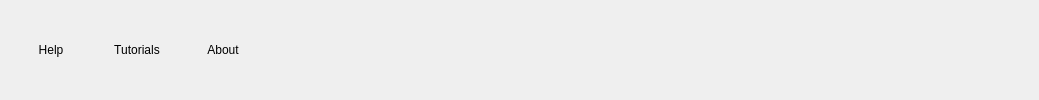
      <widget class="QWidget" name="helpTab">
       <attribute name="title">
        <string>Help</string>
       </attribute>
       <layout class="QGridLayout" name="gridLayout_13">
        <item row="0" column="0">
         <widget class="QToolButton" name="helpButton">
          <property name="sizePolicy">
           <sizepolicy hsizetype="Preferred" vsizetype="Preferred">
            <horstretch>0</horstretch>
            <verstretch>0</verstretch>
           </sizepolicy>
          </property>
          <property name="minimumSize">
           <size>
            <width>80</width>
            <height>60</height>
           </size>
          </property>
          <property name="maximumSize">
           <size>
            <width>80</width>
            <height>64</height>
           </size>
          </property>
          <property name="text">
           <string>Help</string>
          </property>
          <property name="icon">
           <iconset resource="../share/icons/icons.qrc">
            <normaloff>:/icons/system-help.png</normaloff>:/icons/system-help.png</iconset>
          </property>
          <property name="iconSize">
           <size>
            <width>30</width>
            <height>30</height>
           </size>
          </property>
          <property name="toolButtonStyle">
           <enum>Qt::ToolButtonTextUnderIcon</enum>
          </property>
          <property name="autoRaise">
           <bool>true</bool>
          </property>
         </widget>
        </item>
        <item row="0" column="1">
         <widget class="QToolButton" name="tutorialsButton">
          <property name="sizePolicy">
           <sizepolicy hsizetype="Preferred" vsizetype="Preferred">
            <horstretch>0</horstretch>
            <verstretch>0</verstretch>
           </sizepolicy>
          </property>
          <property name="minimumSize">
           <size>
            <width>80</width>
            <height>60</height>
           </size>
          </property>
          <property name="maximumSize">
           <size>
            <width>80</width>
            <height>64</height>
           </size>
          </property>
          <property name="text">
           <string>Tutorials</string>
          </property>
          <property name="icon">
           <iconset resource="../share/icons/icons.qrc">
            <normaloff>:/icons/applications-education.png</normaloff>:/icons/applications-education.png</iconset>
          </property>
          <property name="iconSize">
           <size>
            <width>30</width>
            <height>30</height>
           </size>
          </property>
          <property name="toolButtonStyle">
           <enum>Qt::ToolButtonTextUnderIcon</enum>
          </property>
          <property name="autoRaise">
           <bool>true</bool>
          </property>
         </widget>
        </item>
        <item row="0" column="2">
         <widget class="QToolButton" name="aboutButton">
          <property name="sizePolicy">
           <sizepolicy hsizetype="Preferred" vsizetype="Preferred">
            <horstretch>0</horstretch>
            <verstretch>0</verstretch>
           </sizepolicy>
          </property>
          <property name="minimumSize">
           <size>
            <width>80</width>
            <height>60</height>
           </size>
          </property>
          <property name="maximumSize">
           <size>
            <width>80</width>
            <height>64</height>
           </size>
          </property>
          <property name="text">
           <string>About</string>
          </property>
          <property name="icon">
           <iconset resource="../share/icons/icons.qrc">
            <normaloff>:/icons/help.png</normaloff>:/icons/help.png</iconset>
          </property>
          <property name="iconSize">
           <size>
            <width>25</width>
            <height>25</height>
           </size>
          </property>
          <property name="toolButtonStyle">
           <enum>Qt::ToolButtonTextUnderIcon</enum>
          </property>
          <property name="autoRaise">
           <bool>true</bool>
          </property>
         </widget>
        </item>
        <item row="0" column="3">
         <spacer name="horizontalSpacer_12">
          <property name="orientation">
           <enum>Qt::Horizontal</enum>
          </property>
          <property name="sizeHint" stdset="0">
           <size>
            <width>765</width>
            <height>20</height>
           </size>
          </property>
         </spacer>
        </item>
       </layout>
      </widget>
